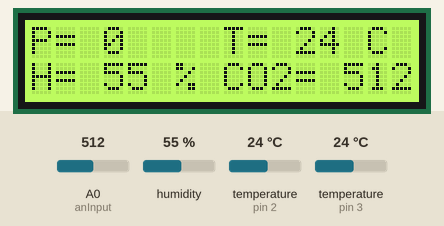
Simulated run of this sketch. Board: Arduino Uno, built with avr-gcc and run on an emulated ATmega328P. Shown: 16×2 character LCD. The inputs (shaded band) are chosen by the test bench; at power-on: humidity 55 %, temperature (sensors on pin 2, pin 3) 24 °C, A0 (anInput) = 512. No radio packets arrive unless stated.

Above: at 3.5 s.
3.6 s: humidity set to 22 %
At 8.9 s:
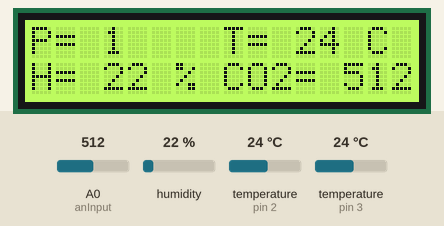
14.2 s: temperature (sensor on pin 2) set to 12 °C
At 18.4 s:
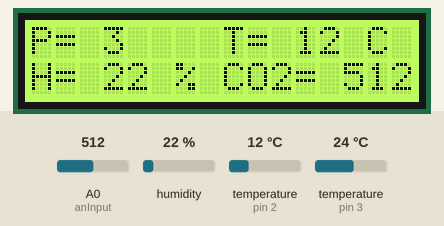
23.9 s: A0 (anInput) set to 716
At 27.8 s:
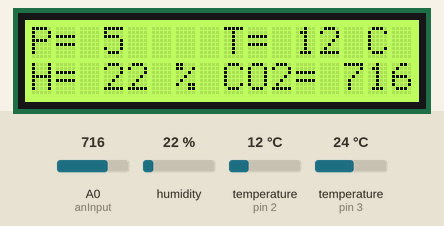
33.6 s: humidity set to 40 %
At 38.5 s:
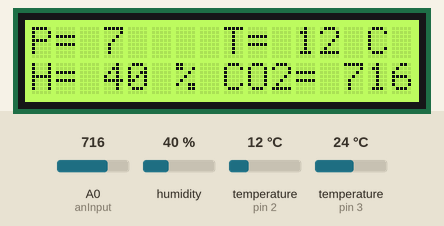
43.3 s: temperature (sensor on pin 2) set to 19 °C
At 47.9 s:
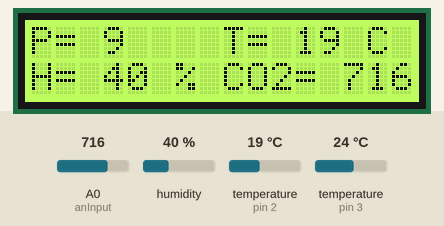
53.0 s: A0 (anInput) set to 992
At 57.4 s:
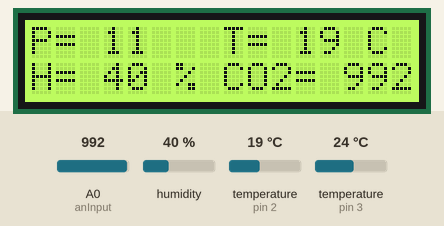
Timing chart, 0 to 58.9 s (numbered marks = the images above; inputs shaded):
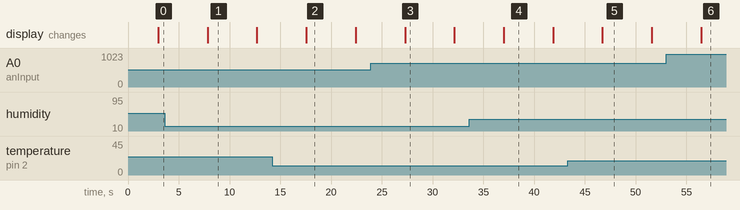

Measured:
- what the display in image 1 shows lasts 4.9 s, from 7.8 s to 12.7 s

The sketch:

LoRaSender_v3.ino
```cpp
// AUTHOR: GUILLERMO PEREZ GUILLEN

#include <SPI.h> // LoRa->
#include <LoRa.h>
#include <OneWire.h> // DS18B20->
#include <DallasTemperature.h>
#include <Wire.h> // LCD->
#include "rgb_lcd.h"
rgb_lcd lcd;
const int colorR = 173;
const int colorG = 255;
const int colorB = 47;

#include "DHT.h" // DHT22 ->
#define DHTPIN 3    // Pin where the sensor is connected
#define DHTTYPE DHT22   // DHT22 sensor
DHT dht(DHTPIN, DHTTYPE);

// DS18B20-> Data wire is plugged into port 2 on the Arduino
#define ONE_WIRE_BUS 2
OneWire oneWire(ONE_WIRE_BUS);
DallasTemperature sensors(&oneWire);

#define anInput     A0 // MQ135-> analog feed from MQ135
#define co2Zero     0 // calibrated CO2 0 level

int counter = 0;

void setup() {
  // set up the LCD's number of columns and rows:
  lcd.begin(16, 2);
  lcd.setRGB(colorR, colorG, colorB);
  lcd.print("ECOLOGY!");
  pinMode(anInput,INPUT); // MQ135
  lcd.setCursor(0, 1); // LCD
  lcd.print("LoRa Sender");
  if (!LoRa.begin(915E6)) {
  lcd.setCursor(0, 1); // LCD
  lcd.print("Starting LoRa failed!");
    while (1);
  }
  sensors.begin();
  dht.begin();
}

void loop() {
  int co2now[10]; //int array for co2 readings
  int co2raw = 0; //int for raw value of co2
  int co2ppm = 0; //int for calculated ppm
  int zzz = 0; //int for averaging
  for (int x = 0;x<10;x++) // MQ135-> samplpe co2 10x over 2 seconds
  {
    co2now[x]=analogRead(A0);
    delay(200);
  }
  for (int x = 0;x<10;x++) // add samples together
  {
    zzz=zzz + co2now[x];
  }
  co2raw = zzz/10; // divide samples by 10
  co2ppm = co2raw - co2Zero; // get calculated ppm
  if (co2ppm <= 0) {
    co2ppm = 1;
  }
  else {
    co2ppm = co2ppm;
  }
  int h = dht.readHumidity(); //We read the Humidity
  sensors.requestTemperatures();   //The command to read the temperature is sent
  int temp = sensors.getTempCByIndex(0); //The temperature is obtained in ºC
  // send packet
  LoRa.beginPacket();
  LoRa.print(temp);
  LoRa.print(",");
  LoRa.print(h);
  LoRa.print(",");
  LoRa.print(co2ppm);
  LoRa.endPacket();
  // LCD display data
  lcd.clear();
  lcd.setCursor(0, 0); // LCD
  lcd.print("P=");
  lcd.setCursor(3, 0); // LCD
  lcd.print(counter);
  lcd.setCursor(8, 0); // LCD
  lcd.print("T=");
  lcd.setCursor(11, 0); // LCD
  lcd.print(temp);
  lcd.setCursor(14, 0); // LCD
  lcd.print("C");
  lcd.setCursor(0, 1); // LCD
  lcd.print("H=");
  lcd.setCursor(3, 1); // LCD
  lcd.print(h);
  lcd.setCursor(6, 1); // LCD
  lcd.print("%");
  lcd.setCursor(8, 1); // LCD
  lcd.print("CO2=");
  lcd.setCursor(13, 1); // LCD
  lcd.print(co2ppm);
  counter++;
  delay(2000);
}
```
